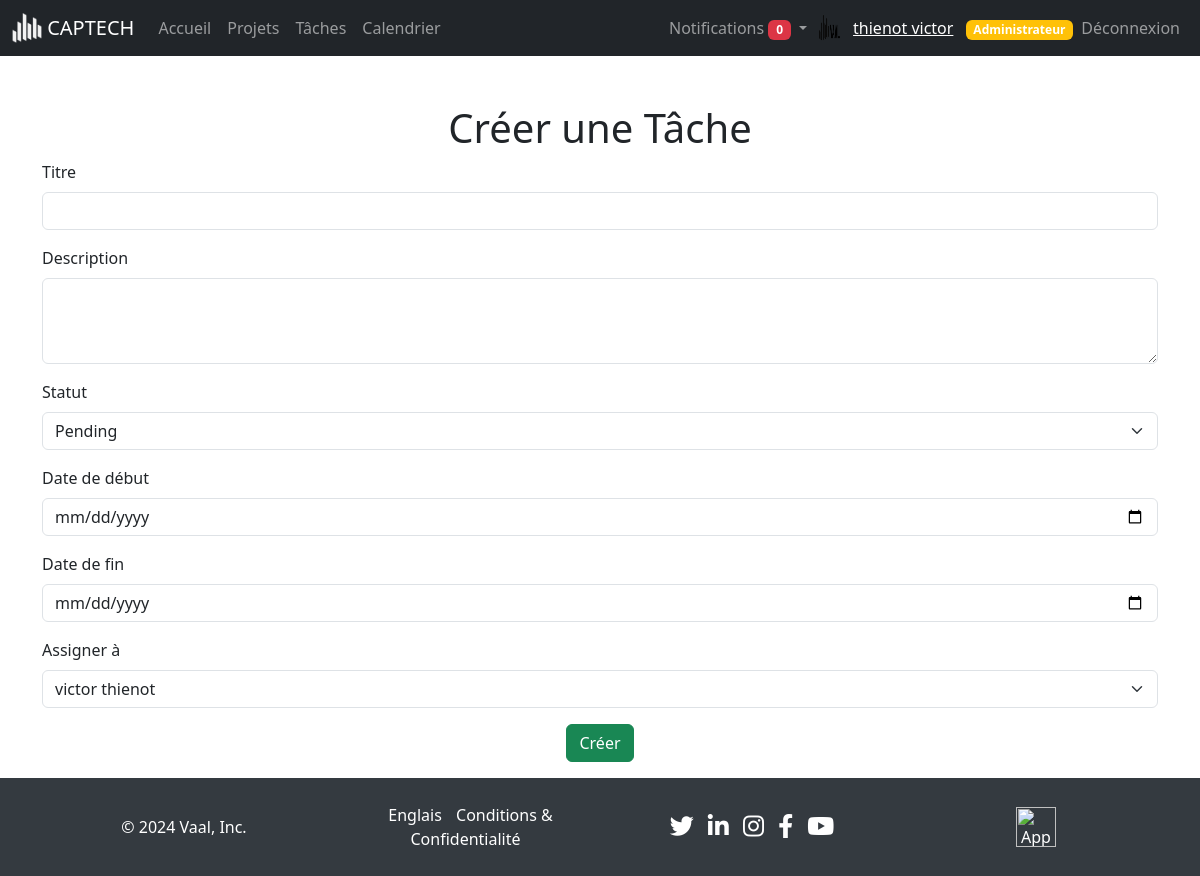
Page /views/tasks/create.php?project_id=8 (signed in) on the committed database.
### tables this page shows
CREATE TABLE `users` (
  `id` int(11) NOT NULL,
  `profile` varchar(255) NOT NULL,
  `nom` varchar(50) NOT NULL,
  `prenom` varchar(255) NOT NULL,
  `email` varchar(100) NOT NULL,
  `password` varchar(255) NOT NULL,
  `role` enum('member','manager','admin') DEFAULT 'member',
  `activation` enum('oui','non') NOT NULL DEFAULT 'non'
);

### views/tasks/create.php (the view, shortened to what this page needs)
<?php
include '../../includes/connect.php';
include '../../includes/navbar.php';
$project_id = isset($_GET['project_id']) ? intval($_GET['project_id']) : null;
?>
<!DOCTYPE html>
<html lang="fr">
<head>
    <link href="https://cdn.jsdelivr.net/npm/bootstrap@5.3.3/dist/css/bootstrap.min.css" rel="stylesheet">
    <link href="https://cdn.jsdelivr.net/npm/bootstrap-icons/font/bootstrap-icons.css" rel="stylesheet">
    <link href="../../assets/css/style.css" rel="stylesheet">
</head>
<body>
<div class="container mt-5">
    <h1 class="text-center">Créer une Tâche</h1>
    <form method="POST" action="">
        <div class="mb-3">
            <label for="title" class="form-label">Titre</label>
            <input type="text" class="form-control" id="title" name="title" required>
        </div>
        <div class="mb-3">
            <label for="description" class="form-label">Description</label>
            <textarea class="form-control" id="description" name="description" rows="3" required></textarea>
        </div>
        <div class="mb-3">
            <label for="status" class="form-label">Statut</label>
            <select class="form-select" id="status" name="status" required>
                <option value="pending">Pending</option>
            </select>
        </div>
        <div class="mb-3">
            <label for="start_date" class="form-label">Date de début</label>
            <input type="date" class="form-control" id="start_date" name="start_date" required>
        </div>
        <div class="mb-3">
            <label for="end_date" class="form-label">Date de fin</label>
            <input type="date" class="form-control" id="end_date" name="end_date" required>
        </div>
        <div class="mb-3">
            <label for="assignee_id" class="form-label">Assigner à</label>
            <select class="form-select" id="assignee_id" name="assignee_id" required>
                <?php
                $membersStmt = $pdo->prepare("
                    SELECT Users.id, Users.nom, Users.prenom
                    FROM Users
                    JOIN User_Team ON Users.id = User_Team.user_id
                    WHERE User_Team.project_id = ?
                ");
                if ($project_id) {
                    $membersStmt->execute([$project_id]);
                    $members = $membersStmt->fetchAll();
                    foreach ($members as $member) {
                        echo '<option value="' . $member['id'] . '">' . htmlspecialchars($member['prenom']) . ' ' . htmlspecialchars($member['nom']) . '</option>';
                    }
                }
                ?>
            </select>
        </div>
        <div class="text-center">
            <button type="submit" class="btn btn-success">Créer</button>
        </div>
    </form>
</div>
<?php include '../../includes/footer.php'; ?>
</body>
</html>

### includes/navbar.php (shortened to what this page needs)
<?php
include $_SERVER['DOCUMENT_ROOT'].'/Project-Management-App/includes/connect.php';
$user_id = $_SESSION['user_id'];
$stmt = $pdo->prepare("SELECT * FROM users WHERE id = ?");
$stmt->execute([$user_id]);
$user = $stmt->fetch(PDO::FETCH_ASSOC);
$notificationsStmt = $pdo->prepare("SELECT * FROM notifications WHERE user_id = ? AND is_read = 0 ORDER BY created_at DESC");
$notificationsStmt->execute([$user_id]);
$notifications = $notificationsStmt->fetchAll();
$notificationCount = count($notifications);
$user_name = htmlspecialchars($user['nom'] . ' ' . $user['prenom']);
$profile_image = !empty($user['profile']) ? $user['profile'] : 'assets/images/default-profile.png';
$user_role = $user['role'];
?>
<nav class="navbar navbar-expand-lg navbar-dark bg-dark">
    <div class="container-fluid">
        <a class="navbar-brand" href="/Project-Management-App/index.php">
            <img src="/Project-Management-App/assets/images/logo_white.png" alt="Logo" width="30" height="30" class="d-inline-block align-top">
            CAPTECH
        </a>
        <div class="collapse navbar-collapse" id="navbarNav">
            <ul class="navbar-nav me-auto mb-2 mb-lg-0">
                <li class="nav-item">
                    <a class="nav-link" href="/Project-Management-App/dashboard.php">Accueil</a>
                </li>
                <li class="nav-item">
                    <a class="nav-link" href="/Project-Management-App/views/projects/view.php">Projets</a>
                </li>
                <li class="nav-item">
                    <a class="nav-link" href="/Project-Management-App/views/tasks/view.php">Tâches</a>
                </li>
                <li class="nav-item">
                    <a class="nav-link" href="/Project-Management-App/views/calendar/view.php">Calendrier</a>
                </li>
            </ul>
            <ul class="navbar-nav ms-auto mb-2 mb-lg-0 align-items-center">
                <li class="nav-item dropdown">
                    <a class="nav-link dropdown-toggle" href="#" id="notificationsDropdown" role="button" data-bs-toggle="dropdown" aria-expanded="false">
                        Notifications <span class="badge bg-danger"><?php echo $notificationCount; ?></span>
                    </a>
                </li>
                <li class="nav-item d-flex align-items-center">
                    <img src="/Project-Management-App/<?php echo htmlspecialchars($profile_image); ?>" alt="Profile Image" width="30" height="30" class="rounded-circle me-2">
                    <span class="navbar-text">
                        <a href="/Project-Management-App/views/auth/profile.php"><?php echo $user_name; ?></a>
                        <?php if ($user_role === 'admin'): ?>
                            <span class="badge bg-warning text-dark ms-2"><a href="../Project-Management-App/dashboard_admin.php" style="text-decoration: none;">Administrateur</a></span>
                        <?php endif; ?>
                    </span>
                </li>
                <li class="nav-item">
                    <a class="nav-link" href="/Project-Management-App/includes/logout.php">Déconnexion</a>
                </li>
            </ul>
        </div>
    </div>
</nav>

### includes/footer.php (style rules this page uses)
body { display: flex; flex-direction: column; min-height: 100vh; margin: 0; }

### rows in the picture
users: profile (picture), user_name "thienot victor"

### other values in the picture
$notificationCount "0"
form field assignee_id "victor thienot"
